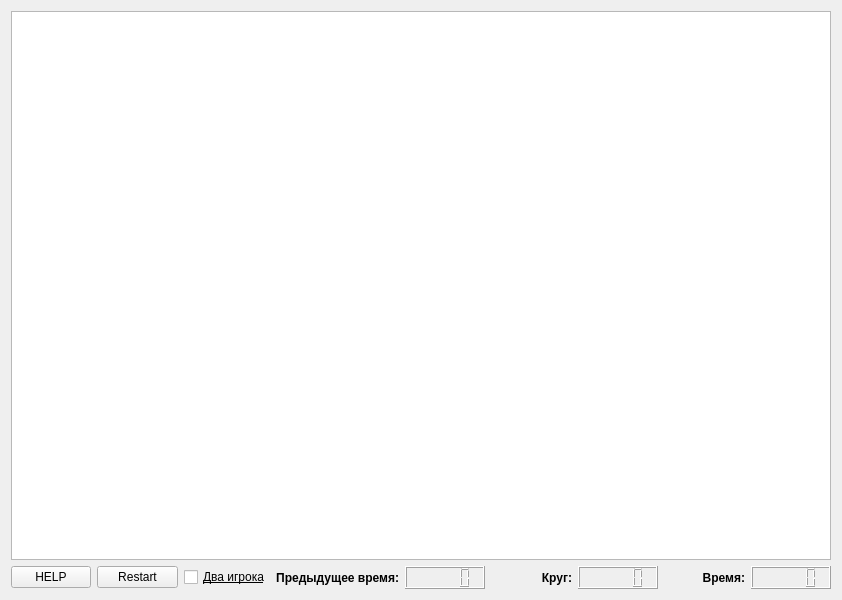
<?xml version="1.0" encoding="UTF-8"?>
<ui version="4.0">
 <class>Widget</class>
 <widget class="QWidget" name="Widget">
  <property name="geometry">
   <rect>
    <x>0</x>
    <y>0</y>
    <width>842</width>
    <height>600</height>
   </rect>
  </property>
  <property name="windowTitle">
   <string>Hot Racing</string>
  </property>
  <property name="windowIcon">
   <iconset resource="Pictures.qrc">
    <normaloff>:/pics/mainIcon.png</normaloff>:/pics/mainIcon.png</iconset>
  </property>
  <layout class="QGridLayout" name="gridLayout">
   <item row="1" column="0">
    <layout class="QHBoxLayout" name="horizontalLayout_2">
     <item>
      <widget class="QPushButton" name="pushButton_2">
       <property name="text">
        <string>HELP</string>
       </property>
      </widget>
     </item>
     <item>
      <widget class="QPushButton" name="pushButton">
       <property name="text">
        <string>Restart</string>
       </property>
      </widget>
     </item>
     <item>
      <widget class="QCheckBox" name="checkBox">
       <property name="enabled">
        <bool>true</bool>
       </property>
       <property name="font">
        <font>
         <underline>true</underline>
        </font>
       </property>
       <property name="text">
        <string>Два игрока</string>
       </property>
       <property name="iconSize">
        <size>
         <width>16</width>
         <height>16</height>
        </size>
       </property>
      </widget>
     </item>
     <item>
      <widget class="QLabel" name="label">
       <property name="font">
        <font>
         <weight>75</weight>
         <bold>true</bold>
        </font>
       </property>
       <property name="text">
        <string>Предыдущее время:</string>
       </property>
       <property name="alignment">
        <set>Qt::AlignRight|Qt::AlignTrailing|Qt::AlignVCenter</set>
       </property>
      </widget>
     </item>
     <item>
      <widget class="QLCDNumber" name="lcdNumber_3"/>
     </item>
     <item>
      <widget class="QLabel" name="label_2">
       <property name="font">
        <font>
         <weight>75</weight>
         <bold>true</bold>
        </font>
       </property>
       <property name="text">
        <string>Круг:</string>
       </property>
       <property name="alignment">
        <set>Qt::AlignRight|Qt::AlignTrailing|Qt::AlignVCenter</set>
       </property>
       <property name="wordWrap">
        <bool>false</bool>
       </property>
      </widget>
     </item>
     <item>
      <widget class="QLCDNumber" name="lcdNumber_2"/>
     </item>
     <item>
      <widget class="QLabel" name="label_3">
       <property name="font">
        <font>
         <weight>75</weight>
         <bold>true</bold>
        </font>
       </property>
       <property name="text">
        <string>Время:</string>
       </property>
       <property name="alignment">
        <set>Qt::AlignRight|Qt::AlignTrailing|Qt::AlignVCenter</set>
       </property>
      </widget>
     </item>
     <item>
      <widget class="QLCDNumber" name="lcdNumber"/>
     </item>
    </layout>
   </item>
   <item row="0" column="0">
    <widget class="QGraphicsView" name="graphicsView"/>
   </item>
  </layout>
 </widget>
 <resources>
  <include location="Pictures.qrc"/>
 </resources>
 <connections/>
</ui>
